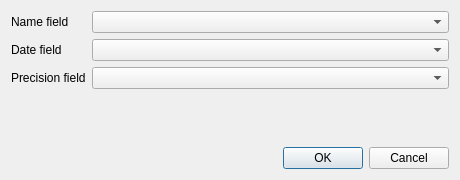
<?xml version="1.0" encoding="UTF-8"?>
<ui version="4.0">
 <class>fieldSelectionDialog</class>
 <widget class="QDialog" name="fieldSelectionDialog">
  <property name="geometry">
   <rect>
    <x>0</x>
    <y>0</y>
    <width>460</width>
    <height>180</height>
   </rect>
  </property>
  <property name="windowTitle">
   <string>Select fields</string>
  </property>
  <layout class="QFormLayout" name="formLayout">
   <item row="0" column="0">
    <widget class="QLabel" name="label">
     <property name="text">
      <string>Name field</string>
     </property>
    </widget>
   </item>
   <item row="0" column="1">
    <widget class="QComboBox" name="nameComboBox"/>
   </item>
   <item row="1" column="0">
    <widget class="QLabel" name="label_2">
     <property name="text">
      <string>Date field</string>
     </property>
    </widget>
   </item>
   <item row="1" column="1">
    <widget class="QComboBox" name="dateComboBox"/>
   </item>
   <item row="2" column="0">
    <widget class="QLabel" name="label_3">
     <property name="text">
      <string>Precision field</string>
     </property>
    </widget>
   </item>
   <item row="2" column="1">
    <widget class="QComboBox" name="precisionComboBox"/>
   </item>
   <item row="4" column="0" colspan="2">
    <widget class="QDialogButtonBox" name="buttonBox">
     <property name="orientation">
      <enum>Qt::Horizontal</enum>
     </property>
     <property name="standardButtons">
      <set>QDialogButtonBox::Cancel|QDialogButtonBox::Ok</set>
     </property>
    </widget>
   </item>
   <item row="3" column="0">
    <spacer name="verticalSpacer">
     <property name="orientation">
      <enum>Qt::Vertical</enum>
     </property>
     <property name="sizeHint" stdset="0">
      <size>
       <width>20</width>
       <height>40</height>
      </size>
     </property>
    </spacer>
   </item>
  </layout>
 </widget>
 <resources/>
 <connections>
  <connection>
   <sender>buttonBox</sender>
   <signal>accepted()</signal>
   <receiver>fieldSelectionDialog</receiver>
   <slot>accept()</slot>
   <hints>
    <hint type="sourcelabel">
     <x>248</x>
     <y>254</y>
    </hint>
    <hint type="destinationlabel">
     <x>157</x>
     <y>274</y>
    </hint>
   </hints>
  </connection>
  <connection>
   <sender>buttonBox</sender>
   <signal>rejected()</signal>
   <receiver>fieldSelectionDialog</receiver>
   <slot>reject()</slot>
   <hints>
    <hint type="sourcelabel">
     <x>316</x>
     <y>260</y>
    </hint>
    <hint type="destinationlabel">
     <x>286</x>
     <y>274</y>
    </hint>
   </hints>
  </connection>
 </connections>
</ui>
